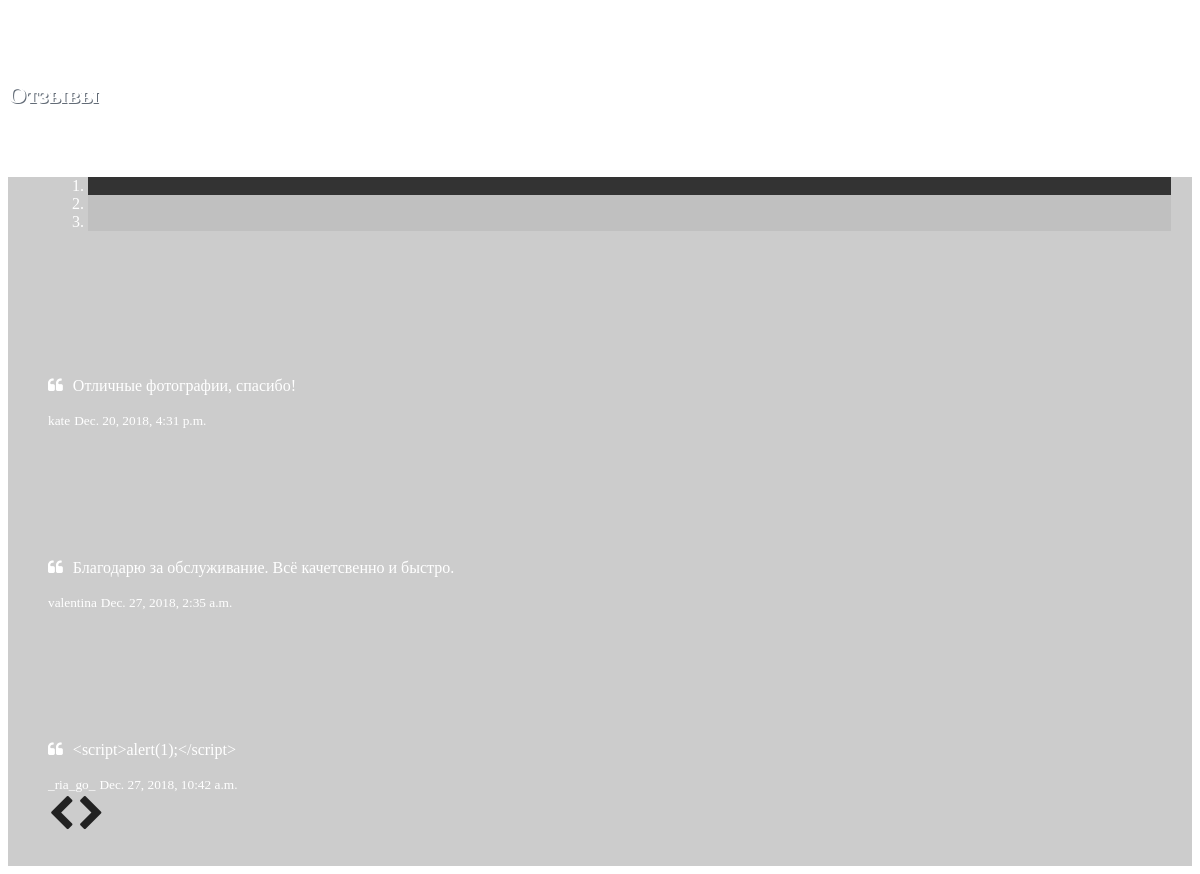
/list, run on an earlier commit of the app's database.
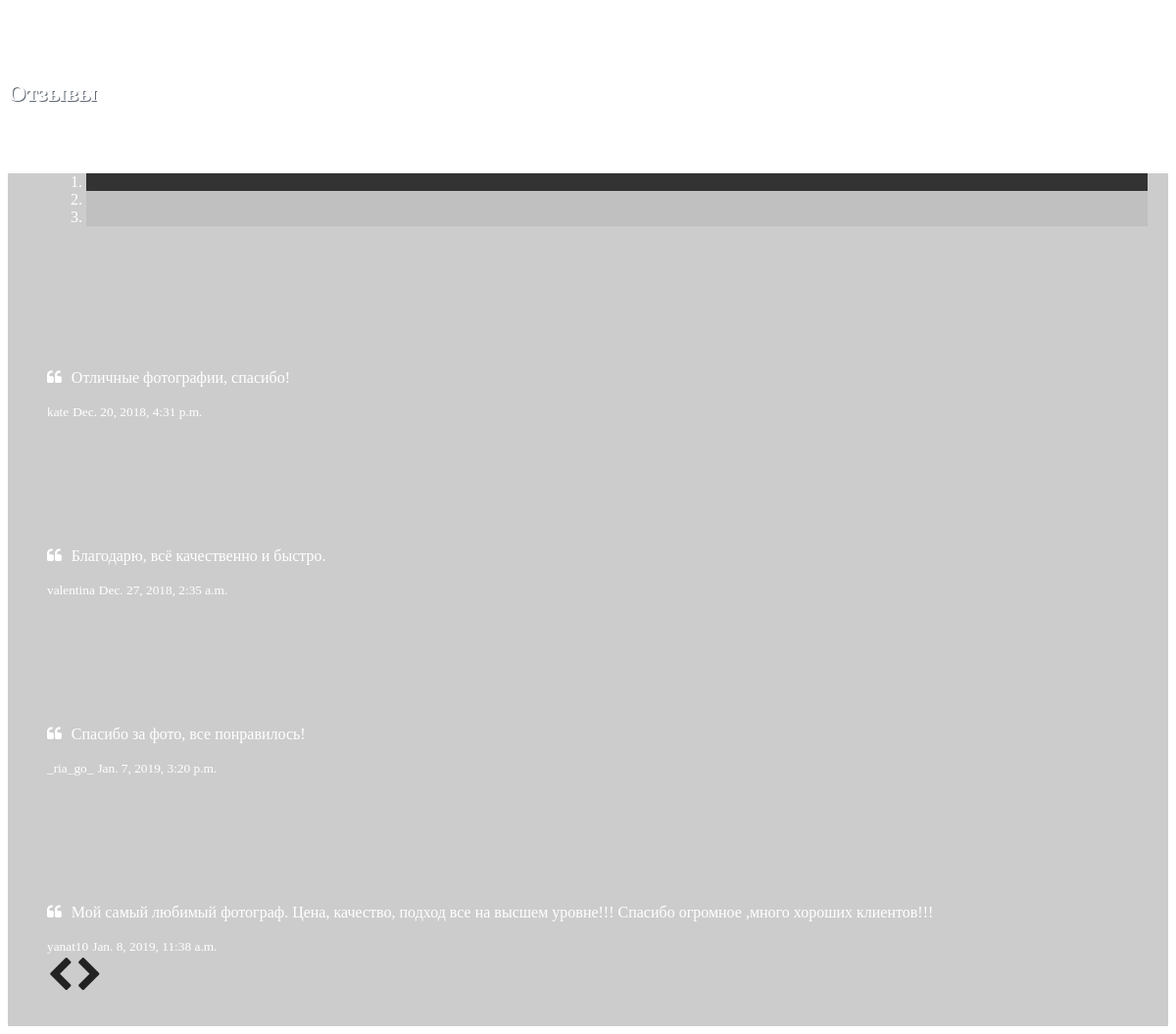
And on a later commit of the database.
### sendData/models.py (models this page shows, shortened)
class Person(models.Model):
        author = models.ForeignKey('auth.User', on_delete=models.CASCADE,default = 1)
        title = models.CharField(max_length=200, default = "")
        text = models.TextField(max_length=5000, default = "")
        created_date = models.DateTimeField(
                default=timezone.now)
        published_date = models.DateTimeField(
                blank=True, null=True)

### sendData/views.py (the view)
# urls.py: path('list', List.as_view(), name='list-view'),
class List(TemplateView):
    template_name = "person_list.html"
    def get(self, request):
        all_person = Person.objects.all();
        ctx = {
            "all_person": all_person
        }
        return render(request, self.template_name, ctx)

### sendIndexHtml/templates/person_list.html (shortened to what this page needs)
{% load static %}
<!doctype html>
<html>
<head>
<link href="{% static 'css/review.css' %}" rel="stylesheet">
<head>
  <link href="//netdna.bootstrapcdn.com/font-awesome/4.0.3/css/font-awesome.css" rel="stylesheet">
</head>
    <div class='col-md-offset-5my col-md-8'>
      <br><br><br>
    <h2 style="color: #ffffff; text-shadow: 1px 1px 0 #626b76;">       Отзывы</h2>
    <br>
    </div>
    <div class='col-md-offset-5my col-md-8'  style="background-color: rgba(0, 0, 0, 0.2);">
      <div class="carousel slide" data-ride="carousel" id="quote-carousel">
        <ol class="carousel-indicators">
          <li data-target="#quote-carousel" data-slide-to="0" class="active"></li>
          <li data-target="#quote-carousel" data-slide-to="1"></li>
          <li data-target="#quote-carousel" data-slide-to="2"></li>
        </ol>
        <div class="carousel-inner">
          <div class="item active">
            <blockquote>
              <div class="row">
                <div class="col-sm-3 text-center">
                  <img class="img-circle" src="http://lorempixel.com/128/128/abstract" style="width: 100px;height:100px;">
                </div>
                <div class="col-sm-9">
                  <p>Отличные фотографии, спасибо!</p>
                  <small>kate</small>
                  <small>Dec. 20, 2018, 4:31 p.m.</small>
                </div>
              </div>
            </blockquote>
          </div>
          {% for person in all_person %}
          <div class="item">
            <blockquote>
              <div class="row">
                <div class="col-sm-3 text-center">
                  <img class="img-circle" src="http://lorempixel.com/128/128/abstract" style="width: 100px;height:100px;">
                </div>
                <div class="col-sm-9">
                  <p>{{person.text}}</p>
                  <small>{{person.author}}</small>
                  <small>{{person.created_date}}</small>
                </div>
              </div>
            </blockquote>
          </div>
          {% endfor %}
        </div>
        <a data-slide="prev" href="#quote-carousel" class="left carousel-control"><i class="fa fa-chevron-left"></i></a>
        <a data-slide="next" href="#quote-carousel" class="right carousel-control"><i class="fa fa-chevron-right"></i></a>
      </div>
    </div>
</html>

What changed in the data, as far as the page shows it:
removed Person: text "<script>alert(1);</script>", author "_ria_go_", created_date "Dec. 27, 2018, 10:42 a.m."
changed Person "valentina": text "Благодарю за обслуживание. Всё качетсвенно и быстро." → "Благодарю, всё качественно и быстро."
added Person: text "Спасибо за фото, все понравилось!", author "_ria_go_", created_date "Jan. 7, 2019, 3:20 p.m."
added Person: text "Мой самый любимый фотограф. Цена, качество, подход все на высшем уровне!!! Спасибо огромное ,много хороших клиентов!!!", author "yanat10", created_date "Jan. 8, 2019, 11:38 a.m."
